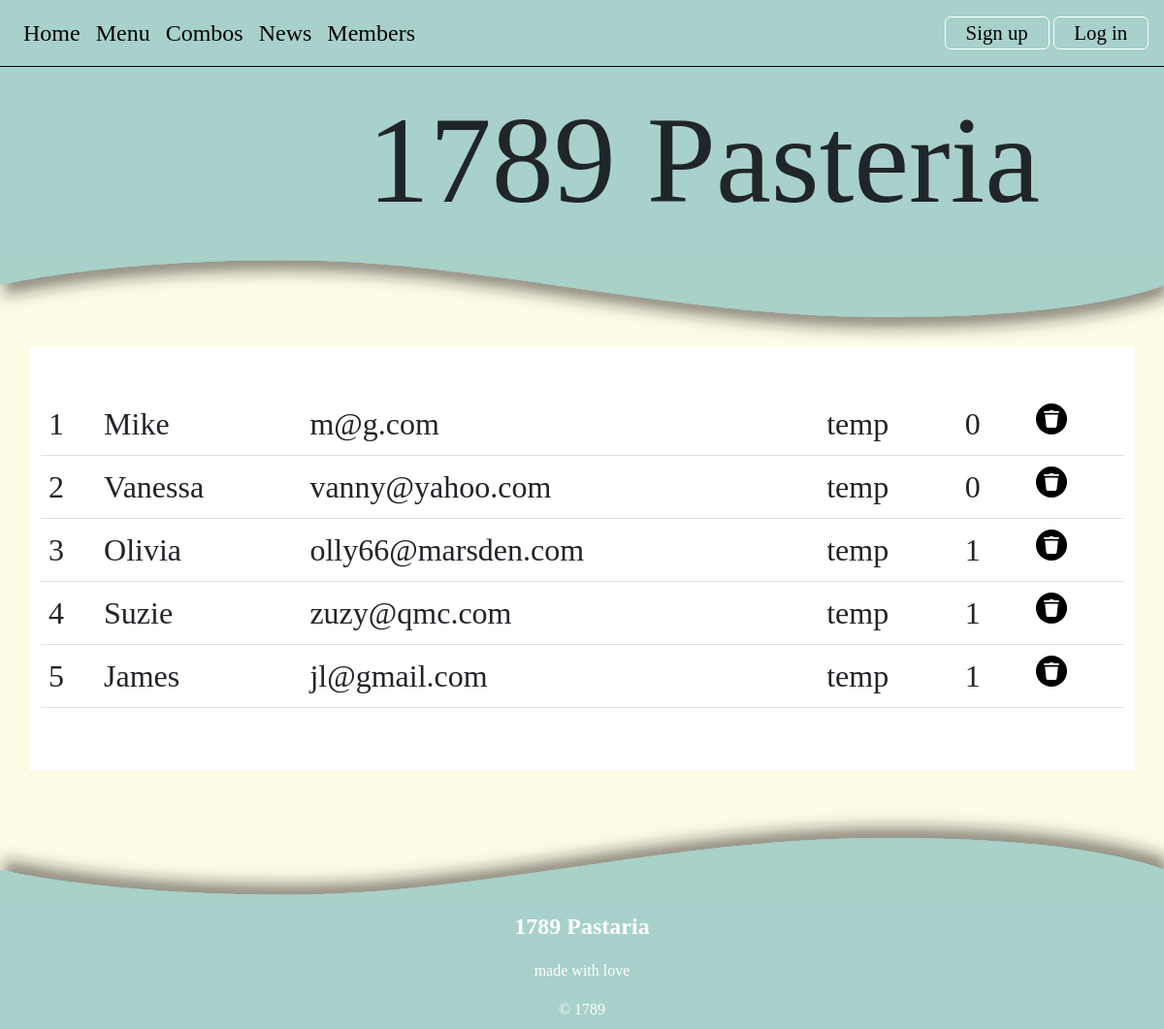
The app's page /members, older data.
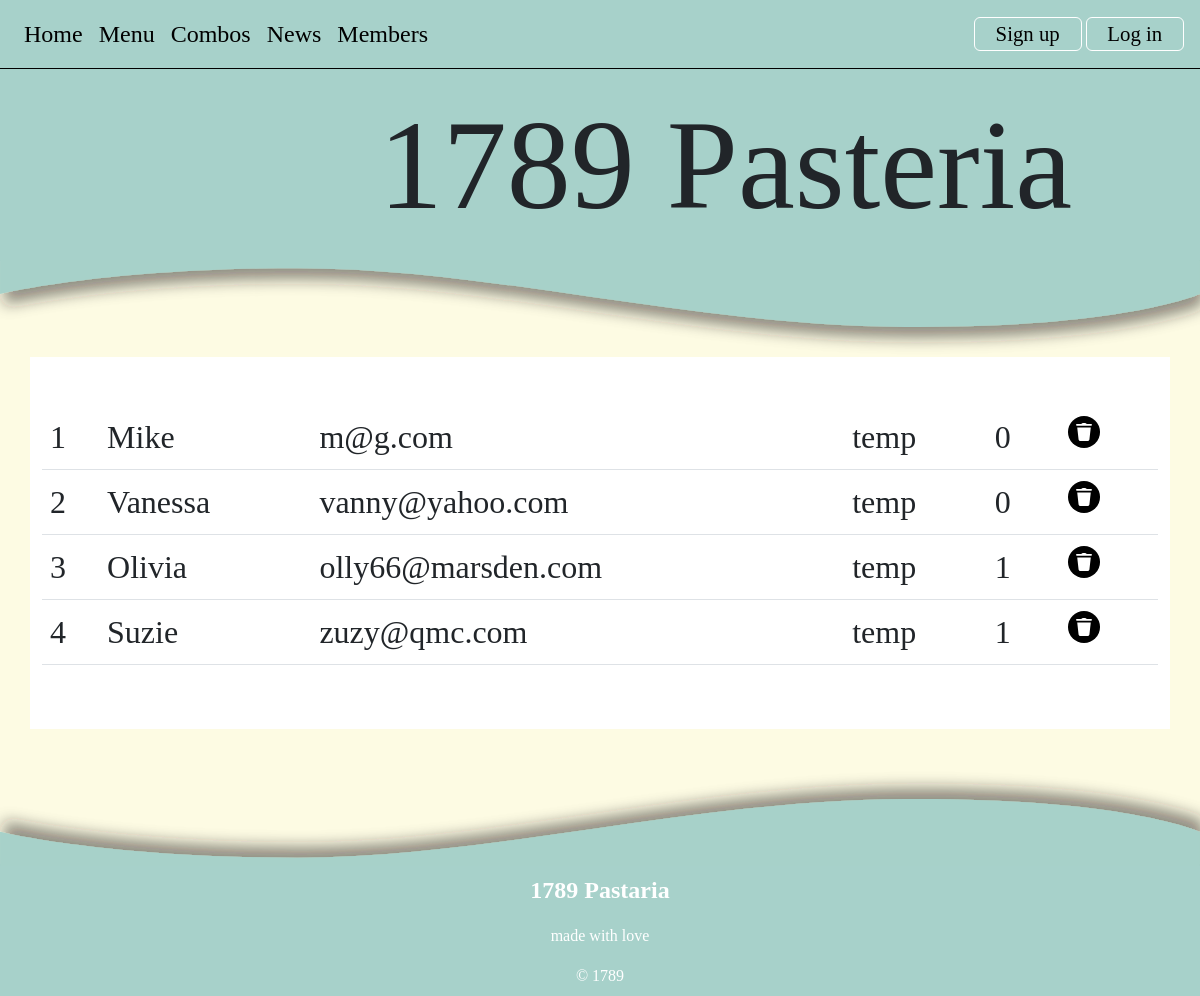
The same page, newer data.
### tables this page shows
CREATE TABLE member(
    member_id integer primary key autoincrement not null,
    name text not null,
    email text not null unique,
    bio text,
    password text not null,
    authorisation integer not null
);

### server.py (the view)
@app.route('/members')
def members():
    sql = """select * from member"""
    result = run_search_query_tuples(sql, (), db_path, True)
    return render_template("members.html", member=result)

### db_functions.py (called while the page is built)
def run_search_query_tuples(sql_query, values_tuple, file_path, rowfactory=False):
    result = None
    try:
        db = sqlite3.connect(file_path)
        if rowfactory:
            db.row_factory = sqlite3.Row
        cursor = db.cursor()
        cursor.execute(sql_query, values_tuple)
        result = cursor.fetchall()
        cursor.close()
    except sqlite3.Error as error:
        print("Error running search query tuples: {}".format(error))
        return None
    db.close()
    if result is None:
        print("No search values were found")
    return result

### templates/members.html (shortened to what this page needs)
{% extends "layout.html" %}
{% block banner %}
static/images/SVG/curve_slice.svg
{% endblock %}
{% block content %}
<div class="container-lg py-sm-5 py-1">
    <table class="table body-text text-start">
        {% for row in member %}
        <tr><td>{{ row['member_id'] }}</td><td>{{ row['name'] }}</td><td>{{ row['email'] }}</td>
            <td>{{ row['password'] }}</td><td>{{ row['authorisation'] }}</td><td>
            <a class="icon-button delete-button" href="{{ url_for('news_cud', id=row['news_id'], task='update') }}"></a>
            </td></tr>
        {% endfor %}
    </table>
</div>
{% endblock %}

### templates/layout.html (shortened to what this page needs)
<!DOCTYPE html>
<html lang="en">
<head>
<link href="https://cdn.jsdelivr.net/npm/bootstrap@5.2.3/dist/css/bootstrap.min.css" rel="stylesheet">
<link rel="stylesheet" href="static/styles.css">
</head>
<body>
 <div class="container-fluid">
     <nav class="navbar navbar-expand-lg px-3 py-2">
    <div class="collapse navbar-collapse" id="collapsibleNavbar">
      <ul class="navbar-nav">
        <li class="nav-item">
          <a class="nav-link" href="{{ url_for('index') }}">Home</a>
        </li>
        <li class="nav-item">
          <a class="nav-link" href="{{ url_for('menu') }}">Menu</a>
        </li>
        <li class="nav-item">
          <a class="nav-link" href="{{ url_for('combos') }}">Combos</a>
        </li>
        <li class="nav-item">
            <a class="nav-link" href="{{ url_for('news') }}">News</a>
        </li>
        <li class="nav-item">
            <a class="nav-link" href="{{ url_for('members') }}">Members</a>
        </li>
      </ul>
        <div class="ms-auto">
            {% if session %}
            <span class="body-text me-4" style="vertical-align: middle;">Hi {{ session['name'] }}  </span>
            <a class="nav-link btn btn-outline" href="{{ url_for('logout') }}">Log Out</a>
            {% else %}
            <a class="nav-link btn btn-outline" href="{{ url_for('signup') }}">Sign up</a>
            <a class="nav-link btn btn-outline" href="{{ url_for('login') }}">Log in</a>
            {% endif %}
        </div>
          </div>
</nav>
      <div class="banner-text"> 1789 Pasteria</div><img class="img-fluid" src="{% block banner %}{% endblock %}" alt="Banner">
</div>
{% block content %}
 {% endblock %}
 <div> <img class="img-fluid img-flip" src="static/images/SVG/curve_slice.svg" alt="Banner"></div>
<footer class="container-fluid footer-content">
        <p> 1789 Pastaria</p>
        <p>made with love</p>
        <div>&copy; 1789</div>
</footer>
</body>
</html>

### static/styles.css (style rules this page uses)
:root { --brand-paper: rgb(253,251,227); --brand-green: rgb(167,209,202); --brand-green-pale: rgb(223,237,224); }
body { font-family: 'Cormorant Garamond', serif; font-size: 100%; background-color: var(--brand-paper); margin:0; }
.body-text { font-size: 2em; text-align: center; }
.banner-text { font-family: 'Zen Antique Soft', serif; font-size: 8em; background-color: var(--brand-green); margin-bottom: -0.01em; padding:0 1em 0 0; text-align: right; }
.icon-button { background-size: 1rem; background-repeat: no-repeat; background-position: center center; background-color: rgb(0,0,0); display: inline-block; margin: 0 0 0 1rem; padding: 0em 0em; width: 2rem; height: 2rem; border-radius:5em; border: 0; cursor: pointer; box-sizing:border-box; text-align:center; }
.delete-button { background-image: url("delete.svg"); }
.container-fluid { border: 0px solid blue; padding:0; }
.container-lg { border: 0px solid pink; background-color: rgb(255,255,255); overflow: auto; margin-bottom: 2.5em; }
.img-flip { transform: scaleY(-1); margin-bottom: -0.1em; }
.footer-content { background-color: var(--brand-green); text-align: center; padding: 0.5em 0 0.5em 0; color:white; }
.footer-content p:first-child { font-weight: 600; font-size: 1.5em; }
.navbar { background-color: var(--brand-green); border-bottom: 1px solid black; }
.nav-link { font-size: 1.5em; color:black; }
nav .btn-outline { display: inline-block; }
.btn-outline { border: 1px solid white; padding: 0 1em; }
.btn { font-size: 1.3em; --bs-btn-padding-y:0.1em; }

Row changes from the older to the newer data that the page shows:
removed member: member_id "5", name "James", email "jl@gmail.com", password "temp", authorisation "1"
